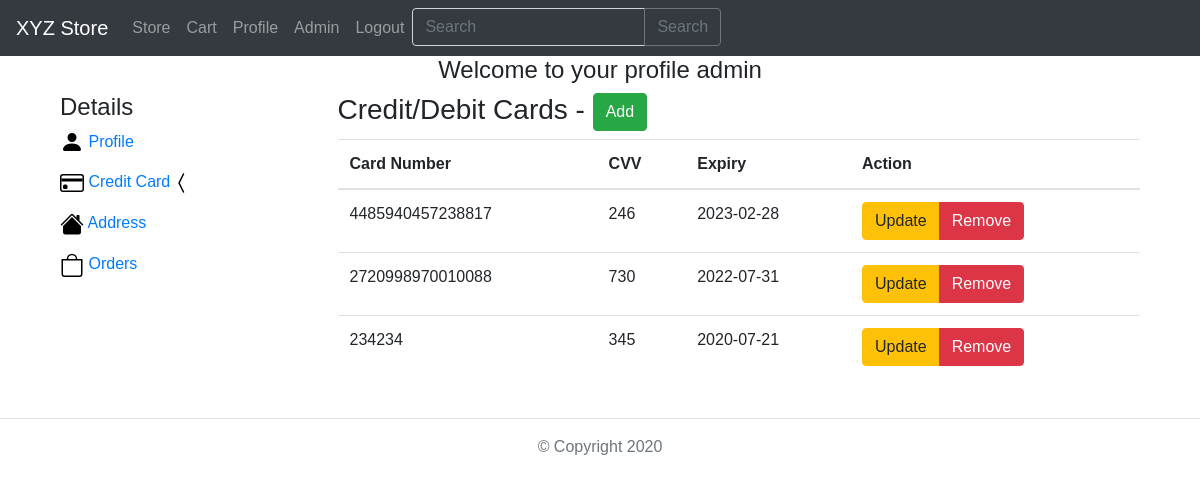
The page /cards (signed in) on the database its author committed.
### classes/models.py (models this page shows)
class User(UserMixin, db.Model):
    id = db.Column(db.Integer, primary_key=True)
    username = db.Column(db.String(25), unique=True, nullable=False)
    email = db.Column(db.String(120), unique=True, nullable=False)
    password = db.Column(db.String(80), nullable=False)
    date_created = db.Column(db.DateTime, default=datetime.now)
    status = db.Column(db.Boolean(), nullable=False, default=True)
    roles = db.relationship(
        "Role",
        secondary=roles_users,
        backref=db.backref("users", lazy='dynamic')
    )
    reviews = db.relationship("Review", backref=db.backref("user"))
    orders = db.relationship("Orders", backref=db.backref("user"))
    creditcards = db.relationship("CreditCard", backref=db.backref("user"), cascade="all, delete, delete-orphan")
    addresses = db.relationship("Address", backref=db.backref("user"), cascade="all, delete, delete-orphan")

class CreditCard(db.Model):
    id = db.Column(db.Integer, primary_key=True)
    cardnumber = db.Column(db.Integer, nullable=False)
    cvv = db.Column(db.Integer, nullable=False)
    expiry = db.Column(db.Date, nullable=False)
    user_id = db.Column(db.Integer, db.ForeignKey('user.id'), nullable=False)

### app.py (the view)
@app.route("/cards")
@login_required
def cards():
    return render_template("cards.html", current_user=current_user)

### app.py (called while the page is built)
@login_manager.user_loader
def load_user(user_id):
    return User.query.get(int(user_id))

@app.after_request
def add_header(response):
    response.headers['Strict-Transport-Security'] = 'max-age=31536000; includeSubDomains'
    response.headers["X-Content-Type-Options"] = "nosniff"
    response.headers["X-Frame-Options"] = "SAMEORIGIN"
    response.headers['X-XSS-Protection'] = '1; mode=block'
    return response

### templates/cards.html (shortened to what this page needs)
{% extends 'base.html' %}
{% block content %}
{% from "includes/_form_helper.html" import render_field %}
    <div class="container-fluid content">
        <div class="row justify-content-center">
            <div class="col-sm-12">
                <h4 class="text-center">Welcome to your profile {{ current_user.username }}</h4>
            </div>
        </div>
        <div class="row justify-content-center">
            <div class="col-sm-3">
                <h4>Details</h4>
                <p><img src="{{ url_for('static', filename='images/person-fill.svg') }}" alt="" width="24" height="24" title="Bootstrap"> <a href="{{ url_for('profile') }}">Profile</a></p>
                <p><img src="{{ url_for('static', filename='images/credit-card.svg') }}" alt="" width="24" height="24" title="Bootstrap"> <a href="{{ url_for('cards') }}">Credit Card</a><img src="{{ url_for('static', filename='images/chevron-compact-left.svg') }}" alt="" width="24" height="24" title="Bootstrap"></p>
                <p><img src="{{ url_for('static', filename='images/house-fill.svg') }}" alt="" width="24" height="24" title="Bootstrap"> <a href="{{ url_for('addresses') }}">Address</a></p>
                <p><img src="{{ url_for('static', filename='images/bag.svg') }}" alt="" width="24" height="24" title="Bootstrap"> <a href="{{ url_for('orders') }}">Orders</a></p>
            </div>
            <div class="col-sm-9">
                <h3>Credit/Debit Cards - <button class="btn btn-success" onclick="location.href='/cards/add'">Add</button></h3>
                <table class="table">
                    <thead>
                        <tr>
                        <th>Card Number</th>
                        <th>CVV</th>
                        <th>Expiry</th>
                        <th>Action</th>
                        </tr>
                    </thead>
                    <tbody>
                        {% for card in current_user.creditcards %}
                            <tr>
                                <td>{{ card.cardnumber }}</td>
                                <td>{{ card.cvv }}</td>
                                <td>{{ card.expiry }}</td>
                                <td>
                                    <div class="btn-group">
                                        <button class="btn btn-warning" onclick="location.href='/cards/update/{{ card.id }}'">Update</button>
                                        <button class="btn btn-danger" onclick="location.href='/cards/remove/{{ card.id }}'">Remove</button>
                                    </div>
                                </td>
                            </tr>
                        {% endfor %}
                    </tbody>
                </table>
            </div>
        </div>
    </div>
{% endblock %}

### static/css/styles.css (style rules this page uses)
body { margin: 0; font-family: "Source Sans Pro", sans-serif; }

### rows shown on the page
User: username "admin"
CreditCard: cardnumber "4485940457238817", cvv "246", expiry "2023-02-28"
CreditCard: cardnumber "2720998970010088", cvv "730", expiry "2022-07-31"
CreditCard: cardnumber "234234", cvv "345", expiry "2020-07-21"
